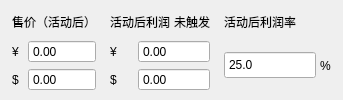
     <widget class="QFrame" name="activitySection">
      <property name="section">
       <bool>true</bool>
      </property>
      <layout class="QGridLayout" name="activityGrid">
       <property name="leftMargin">
        <number>12</number>
       </property>
       <property name="topMargin">
        <number>8</number>
       </property>
       <property name="rightMargin">
        <number>12</number>
       </property>
       <property name="bottomMargin">
        <number>8</number>
       </property>
       <property name="horizontalSpacing">
        <number>14</number>
       </property>
       <property name="verticalSpacing">
        <number>4</number>
       </property>
       <item row="0" column="0">
        <widget class="QLabel" name="lblActivityPrice">
         <property name="text">
          <string>售价（活动后）</string>
         </property>
         <property name="title">
          <bool>true</bool>
         </property>
        </widget>
       </item>
       <item row="0" column="1">
        <widget class="QWidget" name="activityProfitTitleHost" native="true">
         <layout class="QHBoxLayout" name="activityProfitTitleHostLayout">
          <property name="spacing">
           <number>4</number>
          </property>
          <property name="leftMargin">
           <number>0</number>
          </property>
          <property name="topMargin">
           <number>0</number>
          </property>
          <property name="rightMargin">
           <number>0</number>
          </property>
          <property name="bottomMargin">
           <number>0</number>
          </property>
          <item>
           <widget class="QLabel" name="lblActivityProfit">
            <property name="text">
             <string>活动后利润</string>
            </property>
            <property name="title">
             <bool>true</bool>
            </property>
           </widget>
          </item>
          <item>
           <widget class="QLabel" name="lblActivitySubsidyStatus">
            <property name="text">
             <string>未触发</string>
            </property>
            <property name="status">
             <bool>true</bool>
            </property>
           </widget>
          </item>
         </layout>
        </widget>
       </item>
       <item row="0" column="2">
        <widget class="QLabel" name="lblProfitRate">
         <property name="text">
          <string>活动后利润率</string>
         </property>
         <property name="title">
          <bool>true</bool>
         </property>
        </widget>
       </item>
       <item row="1" column="0" rowspan="2" colspan="1">
        <widget class="QWidget" name="activityPrice" native="true">
         <layout class="QVBoxLayout" name="activityPriceLayout">
          <property name="spacing">
           <number>3</number>
          </property>
          <property name="leftMargin">
           <number>0</number>
          </property>
          <property name="topMargin">
           <number>0</number>
          </property>
          <property name="rightMargin">
           <number>0</number>
          </property>
          <property name="bottomMargin">
           <number>0</number>
          </property>
          <item>
           <widget class="QWidget" name="activityPriceRmbRow" native="true">
            <layout class="QHBoxLayout" name="activityPriceRmbRowLayout">
             <property name="spacing">
              <number>4</number>
             </property>
             <property name="leftMargin">
              <number>0</number>
             </property>
             <property name="topMargin">
              <number>0</number>
             </property>
             <property name="rightMargin">
              <number>0</number>
             </property>
             <property name="bottomMargin">
              <number>0</number>
             </property>
             <item>
              <widget class="QLabel" name="activityPriceRmbSymbol">
               <property name="text">
                <string>¥</string>
               </property>
               <property name="unit">
                <bool>true</bool>
               </property>
              </widget>
             </item>
             <item>
              <widget class="QDoubleSpinBox" name="txtActivityPriceRmb">
               <property name="buttonSymbols">
                <enum>QAbstractSpinBox::NoButtons</enum>
               </property>
               <property name="decimals">
                <number>2</number>
               </property>
               <property name="maximum">
                <double>10000000.000000</double>
               </property>
               <property name="readOnly">
                <bool>true</bool>
               </property>
               <property name="preview">
                <bool>true</bool>
               </property>
              </widget>
             </item>
            </layout>
           </widget>
          </item>
          <item>
           <widget class="QWidget" name="activityPriceUsdRow" native="true">
            <layout class="QHBoxLayout" name="activityPriceUsdRowLayout">
             <property name="spacing">
              <number>4</number>
             </property>
             <property name="leftMargin">
              <number>0</number>
             </property>
             <property name="topMargin">
              <number>0</number>
             </property>
             <property name="rightMargin">
              <number>0</number>
             </property>
             <property name="bottomMargin">
              <number>0</number>
             </property>
             <item>
              <widget class="QLabel" name="activityPriceUsdSymbol">
               <property name="text">
                <string>$</string>
               </property>
               <property name="unit">
                <bool>true</bool>
               </property>
              </widget>
             </item>
             <item>
              <widget class="QDoubleSpinBox" name="txtActivityPriceUsd">
               <property name="buttonSymbols">
                <enum>QAbstractSpinBox::NoButtons</enum>
               </property>
               <property name="decimals">
                <number>2</number>
               </property>
               <property name="maximum">
                <double>1000000.000000</double>
               </property>
               <property name="readOnly">
                <bool>true</bool>
               </property>
               <property name="preview">
                <bool>true</bool>
               </property>
              </widget>
             </item>
            </layout>
           </widget>
          </item>
         </layout>
        </widget>
       </item>
       <item row="1" column="1" rowspan="2" colspan="1">
        <widget class="QWidget" name="activityProfit" native="true">
         <layout class="QVBoxLayout" name="activityProfitLayout">
          <property name="spacing">
           <number>3</number>
          </property>
          <property name="leftMargin">
           <number>0</number>
          </property>
          <property name="topMargin">
           <number>0</number>
          </property>
          <property name="rightMargin">
           <number>0</number>
          </property>
          <property name="bottomMargin">
           <number>0</number>
          </property>
          <item>
           <widget class="QWidget" name="activityProfitRmbRow" native="true">
            <layout class="QHBoxLayout" name="activityProfitRmbRowLayout">
             <property name="spacing">
              <number>4</number>
             </property>
             <property name="leftMargin">
              <number>0</number>
             </property>
             <property name="topMargin">
              <number>0</number>
             </property>
             <property name="rightMargin">
              <number>0</number>
             </property>
             <property name="bottomMargin">
              <number>0</number>
             </property>
             <item>
              <widget class="QLabel" name="activityProfitRmbSymbol">
               <property name="text">
                <string>¥</string>
               </property>
               <property name="unit">
                <bool>true</bool>
               </property>
              </widget>
             </item>
             <item>
              <widget class="QDoubleSpinBox" name="txtActivityProfitRmb">
               <property name="buttonSymbols">
                <enum>QAbstractSpinBox::NoButtons</enum>
               </property>
               <property name="decimals">
                <number>2</number>
               </property>
               <property name="minimum">
                <double>-999999.990000</double>
               </property>
               <property name="maximum">
                <double>999999.990000</double>
               </property>
              </widget>
             </item>
            </layout>
           </widget>
          </item>
          <item>
           <widget class="QWidget" name="activityProfitUsdRow" native="true">
            <layout class="QHBoxLayout" name="activityProfitUsdRowLayout">
             <property name="spacing">
              <number>4</number>
             </property>
             <property name="leftMargin">
              <number>0</number>
             </property>
             <property name="topMargin">
              <number>0</number>
             </property>
             <property name="rightMargin">
              <number>0</number>
             </property>
             <property name="bottomMargin">
              <number>0</number>
             </property>
             <item>
              <widget class="QLabel" name="activityProfitUsdSymbol">
               <property name="text">
                <string>$</string>
               </property>
               <property name="unit">
                <bool>true</bool>
               </property>
              </widget>
             </item>
             <item>
              <widget class="QDoubleSpinBox" name="txtActivityProfitUsd">
               <property name="buttonSymbols">
                <enum>QAbstractSpinBox::NoButtons</enum>
               </property>
               <property name="decimals">
                <number>2</number>
               </property>
               <property name="minimum">
                <double>-999999.990000</double>
               </property>
               <property name="maximum">
                <double>999999.990000</double>
               </property>
               <property name="readOnly">
                <bool>true</bool>
               </property>
               <property name="preview">
                <bool>true</bool>
               </property>
              </widget>
             </item>
            </layout>
           </widget>
          </item>
         </layout>
        </widget>
       </item>
       <item row="1" column="2" rowspan="2" colspan="1">
        <widget class="QWidget" name="activityProfitRateRow" native="true">
         <layout class="QHBoxLayout" name="activityProfitRateRowLayout">
          <property name="spacing">
           <number>4</number>
          </property>
          <property name="leftMargin">
           <number>0</number>
          </property>
          <property name="topMargin">
           <number>0</number>
          </property>
          <property name="rightMargin">
           <number>0</number>
          </property>
          <property name="bottomMargin">
           <number>0</number>
          </property>
          <item>
           <widget class="QDoubleSpinBox" name="spinProfitRate">
            <property name="minimumSize">
             <size>
              <width>92</width>
              <height>28</height>
             </size>
            </property>
            <property name="maximumSize">
             <size>
              <width>92</width>
              <height>28</height>
             </size>
            </property>
            <property name="buttonSymbols">
             <enum>QAbstractSpinBox::NoButtons</enum>
            </property>
            <property name="decimals">
             <number>1</number>
            </property>
            <property name="minimum">
             <double>-999999.900000</double>
            </property>
            <property name="maximum">
             <double>999999.900000</double>
            </property>
            <property name="value">
             <double>25.000000</double>
            </property>
           </widget>
          </item>
          <item>
           <widget class="QLabel" name="unitProfitRate">
            <property name="text">
             <string>%</string>
            </property>
            <property name="unit">
             <bool>true</bool>
            </property>
           </widget>
          </item>
         </layout>
        </widget>
       </item>
      </layout>
     </widget>
